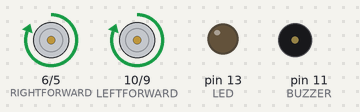
The sketch below on a simulated Arduino Uno, built with avr-gcc and run on an emulated ATmega328P. On the bench: motor-driver pin pairs drawn as motors (green arrow = first pin HIGH = forward, orange = second pin HIGH = backward, longer = more drive), output pins drawn as LEDs (lit = HIGH), buzzer (waves = sounding).

Above: at 0.1 s.
At 5.1 s:
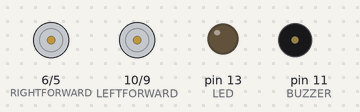
At 6.1 s:
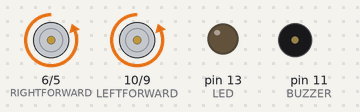
At 12.1 s:
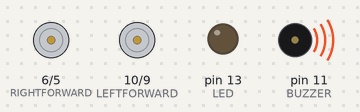
Timing chart, 0 to 13.6 s (numbered marks = the images above):
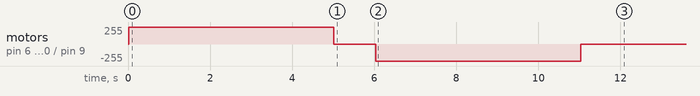

The sketch:

FreaksCarLibraryFromScratch.ino
```cpp
/*Reverse engineered example code for FreaksCar from ElecFreaks
 * by Alex Nunn
 * January 8th, 2020
 *
 * Missing pins for:
 * Ultrasonic sensor - 2
 * IR sensors - 5
 * Back bumper switch - 1
 * IR receiver for remote - 1
 * Bluetooth module - 3????
 * Optical encoder for motors - 2-4?
*/

const int UNKNOWN0 = 0;
const int UNKNOWN1 = 1;
const int UNKNOWN2 = 2;
const int UNKNOWN3 = 3;
const int UNKNOWN4 = 4;
const int RIGHTBACK = 5;
const int RIGHTFORWARD = 6;
const int UNKNOWN7 = 7;
const int UNKNOWN8 = 8;
const int LEFTBACK = 9;
const int LEFTFORWARD = 10;
const int BUZZER = 11;
const int UNKNOWN12 = 12;
const int LED = 13;

void setup() {
  // put your setup code here, to run once:
  pinMode(LED, OUTPUT);
  pinMode(RIGHTFORWARD, OUTPUT);
  pinMode(RIGHTBACK, OUTPUT);
  pinMode(LEFTFORWARD, OUTPUT);
  pinMode(LEFTBACK, OUTPUT);
  pinMode(BUZZER, OUTPUT);

  moveForward();
  delay(5000);
  stopMoving();
  delay(1000);
  moveBackward();
  delay(5000);
  stopMoving();
  delay(1000);
  testBuzzer();

}

void loop() {
  // put your main code here, to run repeatedly:

}

void moveForward(){
  digitalWrite(RIGHTBACK, LOW);
  digitalWrite(LEFTBACK, LOW);
  delay(20);
  digitalWrite(RIGHTFORWARD, HIGH);
  digitalWrite(LEFTFORWARD, HIGH);
}
void stopMoving(){
  digitalWrite(RIGHTBACK, LOW);
  digitalWrite(LEFTBACK, LOW);
  digitalWrite(RIGHTFORWARD, LOW);
  digitalWrite(LEFTFORWARD, LOW);
}
void moveBackward(){
  digitalWrite(RIGHTFORWARD, LOW);
  digitalWrite(LEFTFORWARD, LOW);
  delay(20);
  digitalWrite(RIGHTBACK, HIGH);
  digitalWrite(LEFTBACK, HIGH);
}

void testBuzzer(){
  analogWrite(BUZZER, 100);
  delay(1000);
  analogWrite(BUZZER, 0);
}


//This powers up each pin for a half second to test what it does.
//Blinks pin 13 to indicate the number pin it is testing.

void testAllPins(){
  for(int i=0; i<13; i++){
    pinMode(i, OUTPUT);
  }
  delay(10);
  for(int i=0; i<13; i++){
    for(int j=0; j<=i; j++){
      digitalWrite(LED, LOW);
      delay(50);
      digitalWrite(LED, HIGH);
      delay(50);
    }

    digitalWrite(i, LOW);
    delay(5);
    digitalWrite(i, HIGH);
    delay(1000);
    digitalWrite(i, LOW);
  }
  }
```
